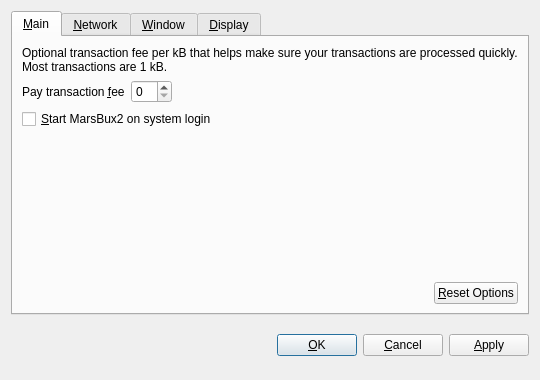
<?xml version="1.0" encoding="UTF-8"?>
<ui version="4.0">
 <class>OptionsDialog</class>
 <widget class="QDialog" name="OptionsDialog">
  <property name="geometry">
   <rect>
    <x>0</x>
    <y>0</y>
    <width>540</width>
    <height>380</height>
   </rect>
  </property>
  <property name="windowTitle">
   <string>Options</string>
  </property>
  <property name="modal">
   <bool>true</bool>
  </property>
  <layout class="QVBoxLayout" name="verticalLayout">
   <item>
    <widget class="QTabWidget" name="tabWidget">
     <property name="tabPosition">
      <enum>QTabWidget::North</enum>
     </property>
     <property name="currentIndex">
      <number>0</number>
     </property>
     <widget class="QWidget" name="tabMain">
      <attribute name="title">
       <string>&amp;Main</string>
      </attribute>
      <layout class="QVBoxLayout" name="verticalLayout_Main">
       <item>
        <widget class="QLabel" name="transactionFeeInfoLabel">
         <property name="text">
          <string>Optional transaction fee per kB that helps make sure your transactions are processed quickly. Most transactions are 1 kB.</string>
         </property>
         <property name="textFormat">
          <enum>Qt::PlainText</enum>
         </property>
         <property name="wordWrap">
          <bool>true</bool>
         </property>
        </widget>
       </item>
       <item>
        <layout class="QHBoxLayout" name="horizontalLayout_1_Main">
         <item>
          <widget class="QLabel" name="transactionFeeLabel">
           <property name="text">
            <string>Pay transaction &amp;fee</string>
           </property>
           <property name="textFormat">
            <enum>Qt::PlainText</enum>
           </property>
           <property name="buddy">
            <cstring>transactionFee</cstring>
           </property>
          </widget>
         </item>
         <item>
          <widget class="BitcoinAmountField" name="transactionFee"/>
         </item>
         <item>
          <spacer name="horizontalSpacer_1_Main">
           <property name="orientation">
            <enum>Qt::Horizontal</enum>
           </property>
           <property name="sizeHint" stdset="0">
            <size>
             <width>40</width>
             <height>20</height>
            </size>
           </property>
          </spacer>
         </item>
        </layout>
       </item>
       <item>
        <widget class="QCheckBox" name="bitcoinAtStartup">
         <property name="toolTip">
          <string>Automatically start MarsBux2 after logging in to the system.</string>
         </property>
         <property name="text">
          <string>&amp;Start MarsBux2 on system login</string>
         </property>
        </widget>
       </item>
       <item>
        <spacer name="verticalSpacer_Main">
         <property name="orientation">
          <enum>Qt::Vertical</enum>
         </property>
         <property name="sizeHint" stdset="0">
          <size>
           <width>20</width>
           <height>40</height>
          </size>
         </property>
        </spacer>
       </item>
       <item>
        <layout class="QHBoxLayout" name="horizontalLayout_2_Main">
         <item>
          <spacer name="horizontalSpacer_2_Main">
           <property name="orientation">
            <enum>Qt::Horizontal</enum>
           </property>
           <property name="sizeHint" stdset="0">
            <size>
             <width>40</width>
             <height>20</height>
            </size>
           </property>
          </spacer>
         </item>
         <item>
          <widget class="QPushButton" name="resetButton">
           <property name="toolTip">
            <string>Reset all client options to default.</string>
           </property>
           <property name="text">
            <string>&amp;Reset Options</string>
           </property>
           <property name="autoDefault">
            <bool>false</bool>
           </property>
          </widget>
         </item>
        </layout>
       </item>
      </layout>
     </widget>
     <widget class="QWidget" name="tabNetwork">
      <attribute name="title">
       <string>&amp;Network</string>
      </attribute>
      <layout class="QVBoxLayout" name="verticalLayout_Network">
       <item>
        <widget class="QCheckBox" name="mapPortUpnp">
         <property name="toolTip">
          <string>Automatically open the MarsBux2 client port on the router. This only works when your router supports UPnP and it is enabled.</string>
         </property>
         <property name="text">
          <string>Map port using &amp;UPnP</string>
         </property>
        </widget>
       </item>
       <item>
        <widget class="QCheckBox" name="connectSocks">
         <property name="toolTip">
          <string>Connect to the MarsBux2 network through a SOCKS proxy (e.g. when connecting through Tor).</string>
         </property>
         <property name="text">
          <string>&amp;Connect through SOCKS proxy:</string>
         </property>
        </widget>
       </item>
       <item>
        <layout class="QHBoxLayout" name="horizontalLayout_Network">
         <item>
          <widget class="QLabel" name="proxyIpLabel">
           <property name="text">
            <string>Proxy &amp;IP:</string>
           </property>
           <property name="textFormat">
            <enum>Qt::PlainText</enum>
           </property>
           <property name="buddy">
            <cstring>proxyIp</cstring>
           </property>
          </widget>
         </item>
         <item>
          <widget class="QValidatedLineEdit" name="proxyIp">
           <property name="maximumSize">
            <size>
             <width>140</width>
             <height>16777215</height>
            </size>
           </property>
           <property name="toolTip">
            <string>IP address of the proxy (e.g. 127.0.0.1)</string>
           </property>
          </widget>
         </item>
         <item>
          <widget class="QLabel" name="proxyPortLabel">
           <property name="text">
            <string>&amp;Port:</string>
           </property>
           <property name="textFormat">
            <enum>Qt::PlainText</enum>
           </property>
           <property name="buddy">
            <cstring>proxyPort</cstring>
           </property>
          </widget>
         </item>
         <item>
          <widget class="QLineEdit" name="proxyPort">
           <property name="maximumSize">
            <size>
             <width>55</width>
             <height>16777215</height>
            </size>
           </property>
           <property name="toolTip">
            <string>Port of the proxy (e.g. 9050)</string>
           </property>
          </widget>
         </item>
         <item>
          <widget class="QLabel" name="socksVersionLabel">
           <property name="text">
            <string>SOCKS &amp;Version:</string>
           </property>
           <property name="textFormat">
            <enum>Qt::PlainText</enum>
           </property>
           <property name="buddy">
            <cstring>socksVersion</cstring>
           </property>
          </widget>
         </item>
         <item>
          <widget class="QValueComboBox" name="socksVersion">
           <property name="toolTip">
            <string>SOCKS version of the proxy (e.g. 5)</string>
           </property>
          </widget>
         </item>
         <item>
          <spacer name="horizontalSpacer_Network">
           <property name="orientation">
            <enum>Qt::Horizontal</enum>
           </property>
           <property name="sizeHint" stdset="0">
            <size>
             <width>40</width>
             <height>20</height>
            </size>
           </property>
          </spacer>
         </item>
        </layout>
       </item>
       <item>
        <spacer name="verticalSpacer_Network">
         <property name="orientation">
          <enum>Qt::Vertical</enum>
         </property>
         <property name="sizeHint" stdset="0">
          <size>
           <width>20</width>
           <height>40</height>
          </size>
         </property>
        </spacer>
       </item>
      </layout>
     </widget>
     <widget class="QWidget" name="tabWindow">
      <attribute name="title">
       <string>&amp;Window</string>
      </attribute>
      <layout class="QVBoxLayout" name="verticalLayout_Window">
       <item>
        <widget class="QCheckBox" name="minimizeToTray">
         <property name="toolTip">
          <string>Show only a tray icon after minimizing the window.</string>
         </property>
         <property name="text">
          <string>&amp;Minimize to the tray instead of the taskbar</string>
         </property>
        </widget>
       </item>
       <item>
        <widget class="QCheckBox" name="minimizeOnClose">
         <property name="toolTip">
          <string>Minimize instead of exit the application when the window is closed. When this option is enabled, the application will be closed only after selecting Quit in the menu.</string>
         </property>
         <property name="text">
          <string>M&amp;inimize on close</string>
         </property>
        </widget>
       </item>
       <item>
        <spacer name="verticalSpacer_Window">
         <property name="orientation">
          <enum>Qt::Vertical</enum>
         </property>
         <property name="sizeHint" stdset="0">
          <size>
           <width>20</width>
           <height>40</height>
          </size>
         </property>
        </spacer>
       </item>
      </layout>
     </widget>
     <widget class="QWidget" name="tabDisplay">
      <attribute name="title">
       <string>&amp;Display</string>
      </attribute>
      <layout class="QVBoxLayout" name="verticalLayout_Display">
       <item>
        <layout class="QHBoxLayout" name="horizontalLayout_1_Display">
         <item>
          <widget class="QLabel" name="langLabel">
           <property name="text">
            <string>User Interface &amp;language:</string>
           </property>
           <property name="textFormat">
            <enum>Qt::PlainText</enum>
           </property>
           <property name="buddy">
            <cstring>lang</cstring>
           </property>
          </widget>
         </item>
         <item>
          <widget class="QValueComboBox" name="lang">
           <property name="toolTip">
            <string>The user interface language can be set here. This setting will take effect after restarting MarsBux2.</string>
           </property>
          </widget>
         </item>
        </layout>
       </item>
       <item>
        <layout class="QHBoxLayout" name="horizontalLayout_2_Display">
         <item>
          <widget class="QLabel" name="unitLabel">
           <property name="text">
            <string>&amp;Unit to show amounts in:</string>
           </property>
           <property name="textFormat">
            <enum>Qt::PlainText</enum>
           </property>
           <property name="buddy">
            <cstring>unit</cstring>
           </property>
          </widget>
         </item>
         <item>
          <widget class="QValueComboBox" name="unit">
           <property name="toolTip">
            <string>Choose the default subdivision unit to show in the interface and when sending coins.</string>
           </property>
          </widget>
         </item>
        </layout>
       </item>
       <item>
        <widget class="QCheckBox" name="displayAddresses">
         <property name="toolTip">
          <string>Whether to show MarsBux2 addresses in the transaction list or not.</string>
         </property>
         <property name="text">
          <string>&amp;Display addresses in transaction list</string>
         </property>
        </widget>
       </item>
       <item>
        <widget class="QCheckBox" name="coinControlFeatures">
         <property name="toolTip">
          <string>Whether to show coin control features or not.</string>
         </property>
         <property name="text">
          <string>Display coin &amp;control features (experts only!)</string>
         </property>
        </widget>
       </item>
       <item>
        <spacer name="verticalSpacer_Display">
         <property name="orientation">
          <enum>Qt::Vertical</enum>
         </property>
         <property name="sizeHint" stdset="0">
          <size>
           <width>20</width>
           <height>40</height>
          </size>
         </property>
        </spacer>
       </item>
      </layout>
     </widget>
    </widget>
   </item>
   <item>
    <layout class="QHBoxLayout" name="horizontalLayout_Buttons">
     <item>
      <spacer name="horizontalSpacer_1">
       <property name="orientation">
        <enum>Qt::Horizontal</enum>
       </property>
       <property name="sizeHint" stdset="0">
        <size>
         <width>40</width>
         <height>48</height>
        </size>
       </property>
      </spacer>
     </item>
     <item>
      <widget class="QLabel" name="statusLabel">
       <property name="font">
        <font>
         <weight>75</weight>
         <bold>true</bold>
        </font>
       </property>
       <property name="text">
        <string/>
       </property>
       <property name="textFormat">
        <enum>Qt::PlainText</enum>
       </property>
       <property name="wordWrap">
        <bool>true</bool>
       </property>
      </widget>
     </item>
     <item>
      <spacer name="horizontalSpacer_2">
       <property name="orientation">
        <enum>Qt::Horizontal</enum>
       </property>
       <property name="sizeHint" stdset="0">
        <size>
         <width>40</width>
         <height>48</height>
        </size>
       </property>
      </spacer>
     </item>
     <item>
      <widget class="QPushButton" name="okButton">
       <property name="text">
        <string>&amp;OK</string>
       </property>
      </widget>
     </item>
     <item>
      <widget class="QPushButton" name="cancelButton">
       <property name="text">
        <string>&amp;Cancel</string>
       </property>
       <property name="autoDefault">
        <bool>false</bool>
       </property>
      </widget>
     </item>
     <item>
      <widget class="QPushButton" name="applyButton">
       <property name="text">
        <string>&amp;Apply</string>
       </property>
       <property name="autoDefault">
        <bool>false</bool>
       </property>
      </widget>
     </item>
    </layout>
   </item>
  </layout>
 </widget>
 <customwidgets>
  <customwidget>
   <class>BitcoinAmountField</class>
   <extends>QSpinBox</extends>
   <header>bitcoinamountfield.h</header>
  </customwidget>
  <customwidget>
   <class>QValueComboBox</class>
   <extends>QComboBox</extends>
   <header>qvaluecombobox.h</header>
  </customwidget>
  <customwidget>
   <class>QValidatedLineEdit</class>
   <extends>QLineEdit</extends>
   <header>qvalidatedlineedit.h</header>
  </customwidget>
 </customwidgets>
 <resources/>
 <connections/>
</ui>
